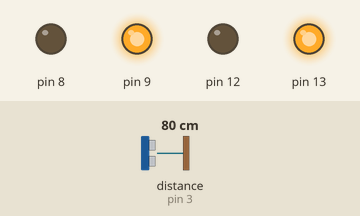
Simulated run of this sketch. Board: Arduino Uno, built with avr-gcc and run on an emulated ATmega328P. Shown: output pins drawn as LEDs (lit = HIGH). Wiring (inferred from the names in the program): ultrasonic range finder: trigger pin 2; echo pin 3. The test bench sets the inputs (shaded band); at power-on: distance to the obstacle (sensor on pin 3) 80 cm. The echo pulse lasts 58.3 µs per cm; pins used as bus, display or sensor lines are not drawn.

Above: at 1.2 s.
1.3 s: distance to the obstacle (sensor on pin 3) set to 23 cm
2.8 s: distance to the obstacle (sensor on pin 3) set to 18 cm
At 3.6 s:
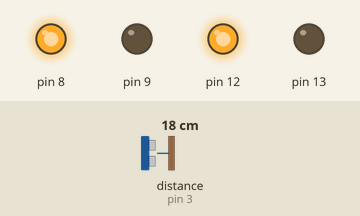
At 4.8 s:
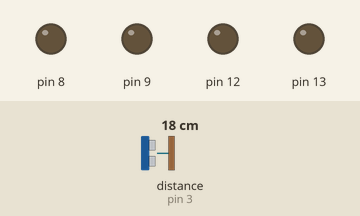
Timing chart, 0 to 6.3 s (numbered marks = the images above; inputs shaded):
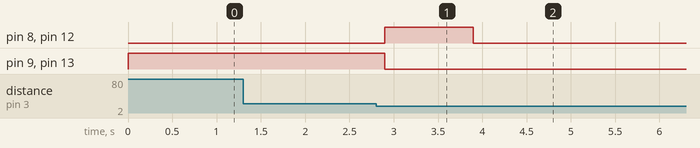

Measured:
- the behaviour switches between 21 and 20 cm on distance to the obstacle (sensor on pin 3) (found by bisection; images 0 and 1)
- after the input at 1.3 s, every drawn part: stays the same
- after the input at 2.8 s, pin 8, pin 12: LOW → HIGH after 0.10 s, → LOW 1.0 s later; pin 9, pin 13: HIGH → LOW after 0.10 s

The sketch:

basicMotor.ino
```cpp
// IN1 = AR13 - LEFT FORWARD
// IN2 = AR12 - LEFT BACKWARDS
// IN3 = AR8  - RIGHT BACKWARDS
// IN4 = AR9  - RIGHT FORWARD

#define trigPin 2
#define echoPin 3

void setup() {
  Serial.begin (9600);
  pinMode(13, OUTPUT);
  pinMode(12, OUTPUT);
  pinMode(8, OUTPUT);
  pinMode(9, OUTPUT);
  pinMode(trigPin, OUTPUT);
  pinMode(echoPin, INPUT);
}

void loop() {
    float distance = getDistance();

    if(distance < 20) {
      moveBackwards();
      delay(1000);
      turnOff();
      delay(10000);
    }

    moveForward();
    delay(100);
}

float getDistance() {
   // Write a pulse to the HC-SR04 Trigger Pin
  digitalWrite(trigPin, LOW);
  delayMicroseconds(2);
  digitalWrite(trigPin, HIGH);
  delayMicroseconds(10);
  digitalWrite(trigPin, LOW);

  // Measure the response from the HC-SR04 Echo Pin
  float duration = pulseIn(echoPin, HIGH);

  // Determine distance from duration
  // Use 343 metres per second as speed of sound
  return (duration / 2) * 0.0343;
}

void leftEngineForward() {
  digitalWrite(13, HIGH);
  digitalWrite(12, LOW);
}

void rightEngineForward() {
  digitalWrite(9, HIGH);
  digitalWrite(8, LOW);
}

void leftEngineBackwards() {
  digitalWrite(13, LOW);
  digitalWrite(12, HIGH);
}

void rightEngineBackwards() {
  digitalWrite(9, LOW);
  digitalWrite(8, HIGH);
}

void leftEngineStop() {
  digitalWrite(13, LOW);
  digitalWrite(12, LOW);
}


void rightEngineStop() {
  digitalWrite(9, LOW);
  digitalWrite(8, LOW);
}

void moveForward() {
  leftEngineForward();
  rightEngineForward();
}

void moveBackwards() {
  leftEngineBackwards();
  rightEngineBackwards();
}

void turnLeft() {
  leftEngineStop();
  rightEngineForward();
}

void turnRight() {
  leftEngineForward();
  rightEngineStop();
}

void turnOff() {
  digitalWrite(13, LOW);
  digitalWrite(12, LOW);
  digitalWrite(9, LOW);
  digitalWrite(8, LOW);
}
```
